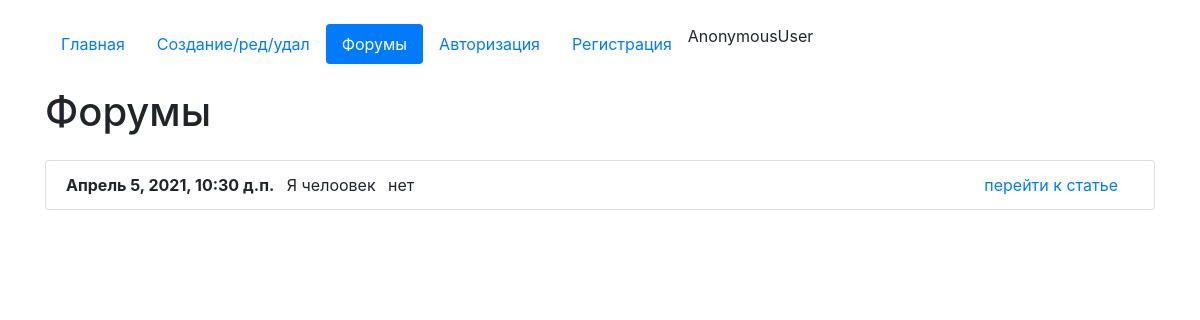
Page /forum on the earlier database version.
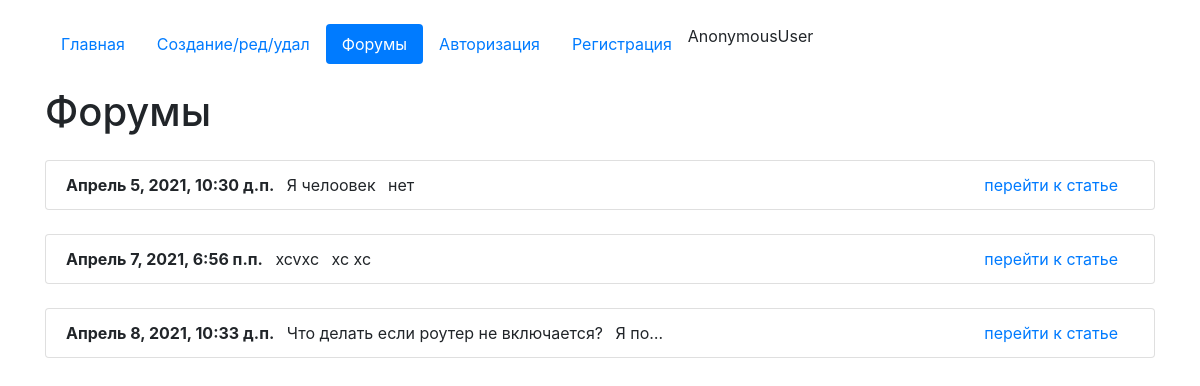
Same page on the later database version.
### core/models.py (models this page shows, shortened)
class Articles(models.Model):
    author = models.ForeignKey(User, on_delete=models.CASCADE, verbose_name='Владелец статьи', blank=True, null=True)
    create_date = models.DateTimeField(auto_now=True)
    name = models.CharField(max_length=200, verbose_name='Название')
    text = models.TextField(verbose_name='Текст')
    class Meta:
        verbose_name = 'Статью'
        verbose_name_plural = 'Статьи'

### core/views.py (the view)
# urls.py: path('forum', views.ForumListView.as_view(), name='forum'),
class ForumListView(ListView):
    model = Articles
    template_name = 'index.html'
    context_object_name = 'list_articles'

### core/templates/index.html (shortened to what this page needs)
<!doctype html>
{%load static%}
<html lang="ru">
  <head>
    <link rel="stylesheet" href="https://stackpath.bootstrapcdn.com/bootstrap/4.4.1/css/bootstrap.min.css">
<link rel="stylesheet" href="{% static 'css/demo.css' %}">
	<link rel="stylesheet" href="{% static 'css/fakeLoader.min.css' %}">
  </head>
  <body>
      <div class="container mt-4">
          <ul class="nav nav-pills">
  <li class="nav-item">
      {% url 'home' as url_home %}
    <a class="nav-link {% if url_home == request.path %}active{% endif %}" href="{{url_home}}">Главная</a>
  </li>
  <li class="nav-item">
      {% url 'edit_page' as url_edit_page %}
    <a class="nav-link {% if url_edit_page == request.path %}active{% endif %}" href="{{url_edit_page}}">Создание/ред/удал</a>
  </li>
 <li class="nav-item">
      {% url 'forum' as url_forum %}
    <a class="nav-link {% if url_forum == request.path %}active{% endif %}" href="{{url_forum}}">Форумы</a>
  </li>
  {% if request.user.is_authenticated %}
      <li class="nav-item">
        {% url 'logout_page' as url_logout_page %}
    <a class="nav-link btn-danger ml-5" href="{{url_logout_page}}">Выйти</a>
  </li>
  {% else %}
    <li class="nav-item">
        {% url 'login_page' as url_login_page %}
    <a class="nav-link {% if url_login_page == request.path %}active{% endif %}" href="{{url_login_page}}">Авторизация</a>
  </li>
    <li class="nav-item">
        {% url 'register_page' as url_register_page %}
    <a class="nav-link {% if url_register_page == request.path %}active{% endif %}" href="{{url_register_page}}">Регистрация</a>
  </li>
  {% endif %}
{{request.user}}
</ul>
    {% block content %}
    <h1 class="mt-4">Форумы</h1>
{% for i in list_articles %}
                <ul class="list-group mt-4">
                <li class="list-group-item">
                    <b>{{i.create_date}}</b>
                <span class="m-2">{{i.name}}</span>
                <span>{{i.text|truncatechars:"5"}}</span>
                <span class="float-right mr-3"><a href="/detail/{{i.id}}">перейти к статье</a></span>
                </li>
                </ul>
{% endfor %}
{% endblock %}
</div>
  </body>
</html>

Differences in the rows shown:
added Articles: create_date "Апрель 7, 2021, 6:56 п.п.", name "xcvxc", text "xc xc"
added Articles: create_date "Апрель 8, 2021, 10:33 д.п.", name "Что делать если роутер не включается?", text "Я по…"
